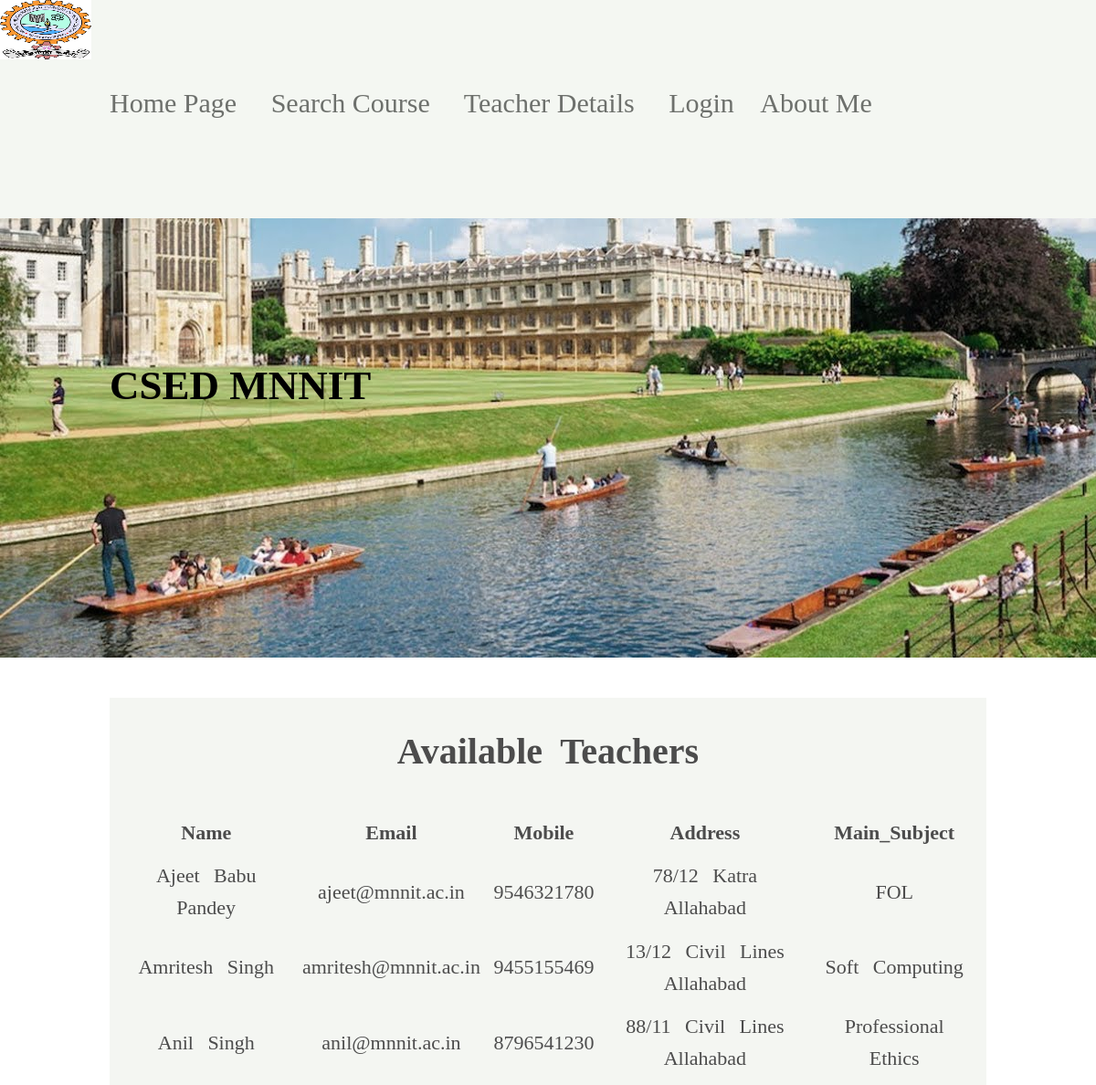
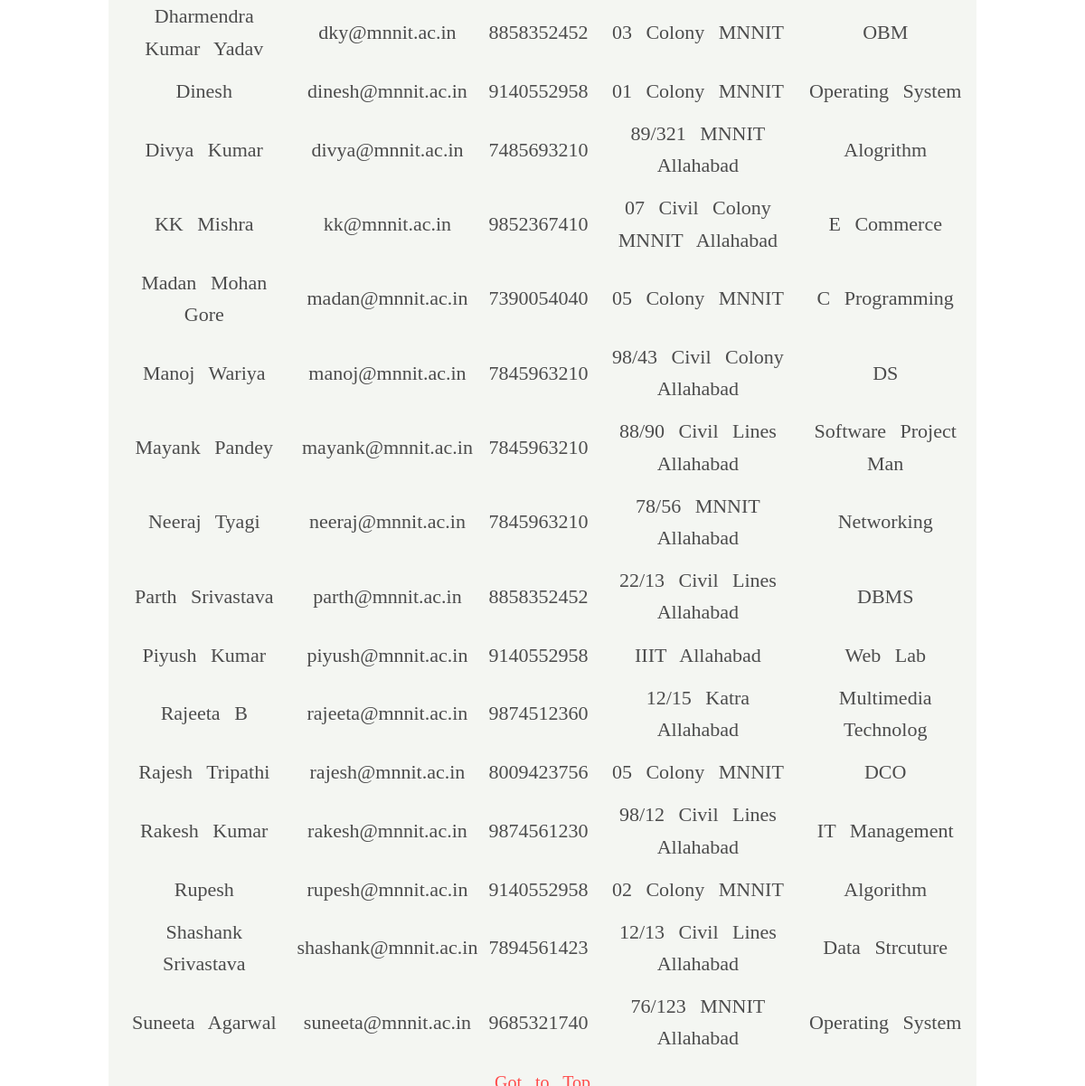
The app's page /see_teacher.php with its own data (2 pictures, top to bottom).
### tables this page shows
CREATE TABLE `Teachers` (
  `user_id` varchar(20) NOT NULL,
  `pwd` varchar(20) NOT NULL,
  `fname` varchar(20) NOT NULL,
  `mname` varchar(20) DEFAULT NULL,
  `lname` varchar(20) DEFAULT NULL,
  `email` varchar(30) NOT NULL,
  `mob` varchar(11) NOT NULL,
  `address_line1` varchar(50) NOT NULL,
  `address_line2` varchar(50) DEFAULT NULL,
  `address_line3` varchar(50) DEFAULT NULL,
  `subject` varchar(20) NOT NULL
);

### see_teacher.php (the view, shortened to what this page needs)
<?php
  $con=con();
    $qu="select * from Teachers";
    $result=$con->query($qu);
?>
<!DOCTYPE html>
 <html>
  <head>
   <link  href="css/see_teacher.css" rel="stylesheet"/>
  </head>
  <body>
    <div id="full">
      <div id="header">
        <div id="lg"> <img src="img/03.jpeg" alt="Image" height="65" width="100"/></div>
        <div id="li">
          <a href="index.php" class="link"> Home Page &nbsp; &nbsp;</a>
          <a href="search.php" class="link" > Search Course  &nbsp;  &nbsp;</a>
          <a href="see_teacher.php" class="link" > Teacher Details  &nbsp;  &nbsp;</a>
          <a href="login.php" class="link"> Login &nbsp;&nbsp; </a>
          <a href="about.php" class="link"> About  Me  &nbsp;  &nbsp;</a>
        </div>
      </div>
     <div id="about"> <marquee><h2>CSED MNNIT </h2></marquee></div>
     <div id="te"> <center><h1> Available Teachers </h1>
      <?php
           echo "<center><table>";
           echo "<tr><th>Name</th><th>Email</th><th>Mobile</th><th>Address</th><th>Main_Subject</th></tr>";
           while($row1=$result->fetch_array())
            {
              echo "<tr><td>$row1[2] $row1[3] $row1[4]</td><td> $row1[5]</td><td> $row1[6]</td><td>$row1[7] $row1[8] $row1[9]</td><td>$row1[10]</td></tr>";
            }
            echo "</table></center>";
          ?>
        <a href="#top" style="color:red"> Got to Top </a>
     </center>
     </div>
    </div>
 </body>
</html>

### css/see_teacher.css (style rules this page uses)
body { background-image: url("../img/02.jpeg"); background-repeat:no-repeat; background-attachment: fixed; z-index:-1; }
#full { height:auto; width:100%; z-index:1; }
#header { background-color:#F4F7F2; position:fixed; top:0; left:0; height:10%; width:100%; z-index:1999; }
#lg { position:absolute; height:50%; width:30%; }
#li { position:absolute; left:10%; width:85%; height:50%; top:40%; font-size:30px; color:black; }
.link { color:#6D706C; }
a { color:white; text-decoration:none; }
#about { position:absolute; top:15%; height:auto; font-size:30px; text-align:center; left:10%; }
#te { background-color:#EFF2ED; position:absolute; top:32%; font-size:20px; text-align:justify; height:auto; left:10%; opacity:0.7; word-spacing:10px; right:10%; line-height: 1.6; }
table, th, td { margin:2px; text-align: center; padding:5px; cellpadding:15px; margin:3px; font-size:22px; }

### records on screen
teachers: fname "Ajeet", mname "Babu", lname "Pandey", email "ajeet@mnnit.ac.in", mob "9546321780", address_line1 "78/12", address_line2 "Katra", address_line3 "Allahabad", subject "FOL"
teachers: fname "Amritesh", lname "Singh", email "amritesh@mnnit.ac.in", mob "9455155469", address_line1 "13/12", address_line2 "Civil Lines", address_line3 "Allahabad", subject "Soft Computing"
teachers: fname "Anil", lname "Singh", email "anil@mnnit.ac.in", mob "8796541230", address_line1 "88/11", address_line2 "Civil Lines", address_line3 "Allahabad", subject "Professional Ethics"
teachers: fname "Dharmendra", mname "Kumar", lname "Yadav", email "dky@mnnit.ac.in", mob "8858352452", address_line1 "03 Colony MNNIT", subject "OBM"
teachers: fname "Dinesh", email "dinesh@mnnit.ac.in", mob "9140552958", address_line1 "01 Colony MNNIT", subject "Operating System"
teachers: fname "Divya", lname "Kumar", email "divya@mnnit.ac.in", mob "7485693210", address_line1 "89/321", address_line2 "MNNIT", address_line3 "Allahabad", subject "Alogrithm"
teachers: fname "KK", lname "Mishra", email "kk@mnnit.ac.in", mob "9852367410", address_line1 "07 Civil Colony", address_line2 "MNNIT", address_line3 "Allahabad", subject "E Commerce"
teachers: fname "Madan", mname "Mohan", lname "Gore", email "madan@mnnit.ac.in", mob "7390054040", address_line1 "05 Colony MNNIT", subject "C Programming"
teachers: fname "Manoj", lname "Wariya", email "manoj@mnnit.ac.in", mob "7845963210", address_line1 "98/43", address_line2 "Civil Colony", address_line3 "Allahabad", subject "DS"
teachers: fname "Mayank", lname "Pandey", email "mayank@mnnit.ac.in", mob "7845963210", address_line1 "88/90", address_line2 "Civil Lines", address_line3 "Allahabad", subject "Software Project Man"
teachers: fname "Neeraj", lname "Tyagi", email "neeraj@mnnit.ac.in", mob "7845963210", address_line1 "78/56", address_line2 "MNNIT", address_line3 "Allahabad", subject "Networking"
teachers: fname "Parth", lname "Srivastava", email "parth@mnnit.ac.in", mob "8858352452", address_line1 "22/13", address_line2 "Civil Lines", address_line3 "Allahabad", subject "DBMS"
teachers: fname "Piyush", lname "Kumar", email "piyush@mnnit.ac.in", mob "9140552958", address_line1 "IIIT", address_line2 "Allahabad", subject "Web Lab"
teachers: fname "Rajeeta", lname "B", email "rajeeta@mnnit.ac.in", mob "9874512360", address_line1 "12/15", address_line2 "Katra", address_line3 "Allahabad", subject "Multimedia Technolog"
teachers: fname "Rajesh", lname "Tripathi", email "rajesh@mnnit.ac.in", mob "8009423756", address_line1 "05 Colony MNNIT", subject "DCO"
teachers: fname "Rakesh", mname "Kumar", email "rakesh@mnnit.ac.in", mob "9874561230", address_line1 "98/12", address_line2 "Civil Lines", address_line3 "Allahabad", subject "IT Management"
teachers: fname "Rupesh", email "rupesh@mnnit.ac.in", mob "9140552958", address_line1 "02 Colony MNNIT", subject "Algorithm"
teachers: fname "Shashank", lname "Srivastava", email "shashank@mnnit.ac.in", mob "7894561423", address_line1 "12/13", address_line2 "Civil Lines", address_line3 "Allahabad", subject "Data Strcuture"
teachers: fname "Suneeta", lname "Agarwal", email "suneeta@mnnit.ac.in", mob "9685321740", address_line1 "76/123", address_line2 "MNNIT", address_line3 "Allahabad", subject "Operating System"
